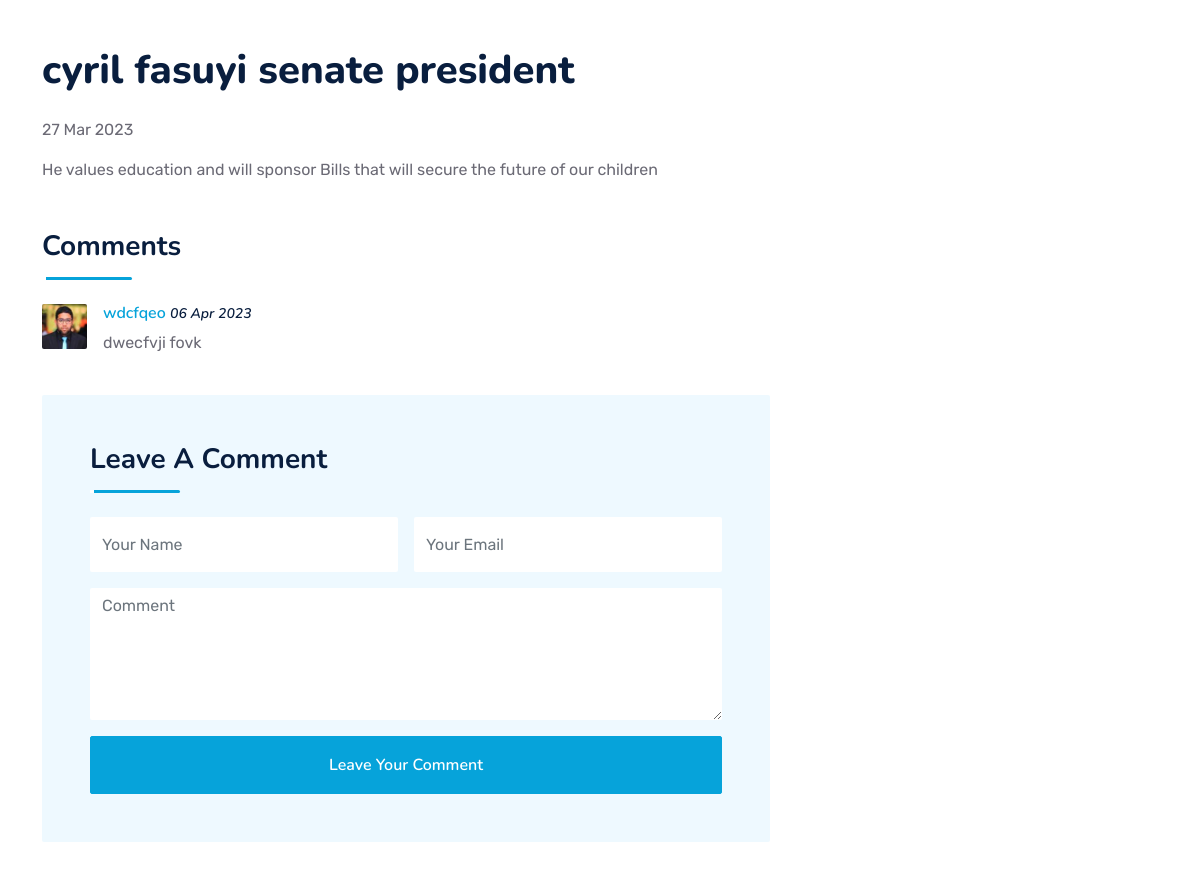
The page /detail/cyril-fasuyi-senate-president/ (middle part) on the database as committed earlier.
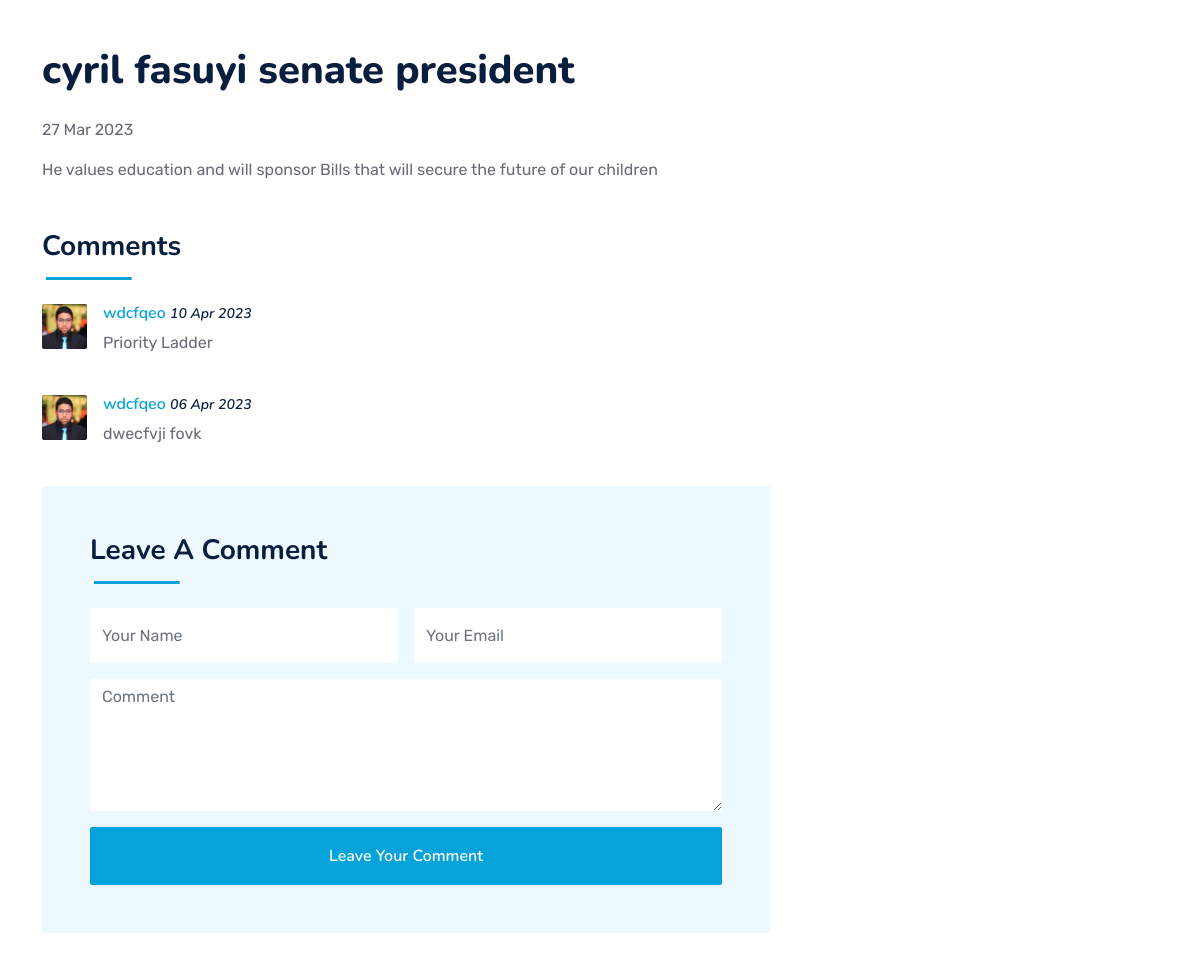
The same page on the database as committed later.
### myapp/models.py (models this page shows, shortened)
class Comment(models.Model):
    post = models.ForeignKey(Post,related_name="comments",on_delete=models.CASCADE)
    name = models.CharField(max_length=150)
    email = models.EmailField()
    body = models.TextField()
    created_at = models.DateTimeField(auto_now_add=True)
    class Meta:
        ordering = ("-created_at",)

### myapp/views.py (the view, shortened to what this page needs)
# urls.py: path("detail/<slug:slug>/",views.detail, name="detail"),
def detail(request,slug):
    recent = Post.objects.all()[:5]
    post = Post.objects.get(slug=slug)
    return render(request,"myapp/detail.html" ,{"recent_posts " :recent ,"post":post})

### myapp/templates/myapp/detail.html (shortened to what this page needs)
{% extends 'myapp/base.html' %}
{% load static %}
{% block header %}
<div class="container-fluid position-relative p-0">
{% endblock %}
{% block content %}
    <div class="container-fluid py-5 wow fadeInUp" data-wow-delay="0.1s">
        <div class="container py-5">
            <div class="row g-5">
                <div class="col-lg-8">
                    <div class="mb-5">
                        <h1 class="mb-4"> {{post.title}} </h1>
                        <p><small></small>{{post.created_at|date:'d M Y'}} </small></p>
                        <p>{{post.body}}</p>
                    </div>
                    <div class="mb-5">
                        <div class="section-title section-title-sm position-relative pb-3 mb-4">
                            <h3 class="mb-0"> Comments</h3>
                        </div>
                        {% for comment in post.comments.all %}
                        <div class="d-flex mb-4">
                            <img src="{% static 'img/user.jpg' %}" class="img-fluid rounded" style="width: 45px; height: 45px;">
                            <div class="ps-3">
                                <h6><a href="">{{ comment.name }}</a> <small><i>{{comment.created_at|date:'d M Y'}}</i></small></h6>
                                <p>{{ comment.body }}</p>
                            </div>
                        </div>
                        {% empty %}
                        <div class="ps-3">
                            <h6> No comments </h6>
                        </div>
                       {% endfor %}
                    <div class="bg-light rounded p-5">
                        <div class="section-title section-title-sm position-relative pb-3 mb-4">
                            <h3 class="mb-0">Leave A Comment</h3>
                        </div>
                        <form  action="" method="post">
                            <div class="row g-3">
                                <div class="col-12 col-sm-6">
                                    <input type="text" name="name" class="form-control bg-white border-0" placeholder="Your Name" style="height: 55px;">
                                </div>
                                <div class="col-12 col-sm-6">
                                    <input type="email" name="email" class="form-control bg-white border-0" placeholder="Your Email" style="height: 55px;">
                                </div>
                                <div class="col-12">
                                    <textarea class="form-control bg-white border-0"  name="body" rows="5" placeholder="Comment"></textarea>
                                </div>
                                <div class="col-12">
                                    <button class="btn btn-primary w-100 py-3" type="submit">Leave Your Comment</button>
                                </div>
                            </div>
                        </form>
                    </div>
                </div>
            </div>
        </div>
    </div>
{% endblock %}

Rows that differ between the two databases and show on the page:
added Comment: name "wdcfqeo", created_at "10 Apr 2023", body "Priority Ladder"
